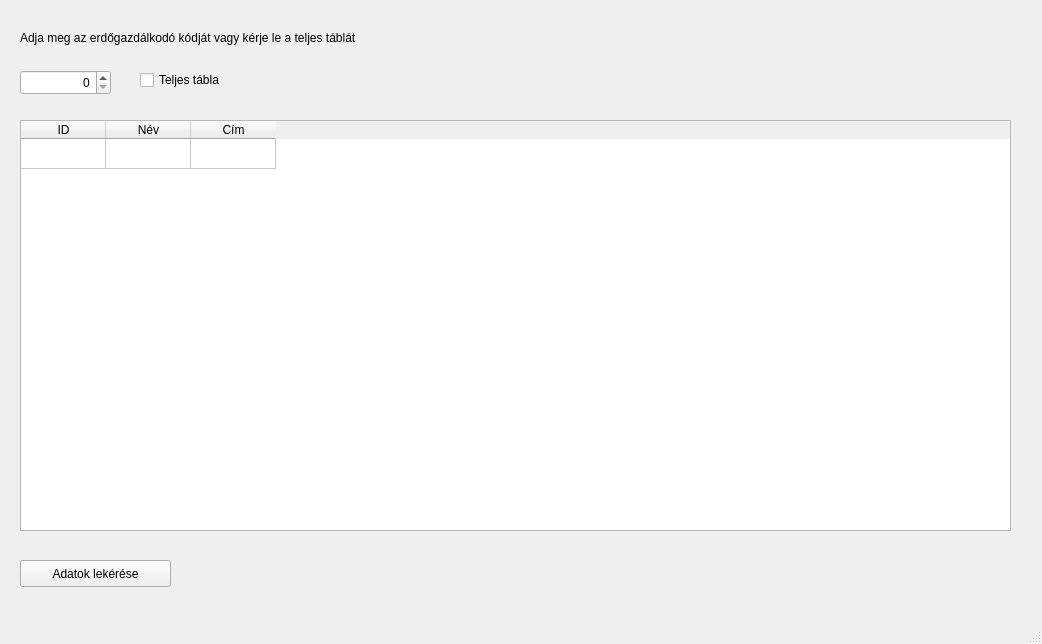
<?xml version="1.0" encoding="UTF-8"?>
<ui version="4.0">
 <class>MainWindow</class>
 <widget class="QMainWindow" name="MainWindow">
  <property name="geometry">
   <rect>
    <x>0</x>
    <y>0</y>
    <width>1042</width>
    <height>644</height>
   </rect>
  </property>
  <property name="windowTitle">
   <string>MainWindow</string>
  </property>
  <widget class="QWidget" name="centralwidget">
   <widget class="QPushButton" name="pushButton">
    <property name="geometry">
     <rect>
      <x>20</x>
      <y>560</y>
      <width>151</width>
      <height>27</height>
     </rect>
    </property>
    <property name="text">
     <string>Adatok lekérése</string>
    </property>
   </widget>
   <widget class="QSpinBox" name="spinBox">
    <property name="geometry">
     <rect>
      <x>20</x>
      <y>70</y>
      <width>91</width>
      <height>25</height>
     </rect>
    </property>
    <property name="layoutDirection">
     <enum>Qt::LeftToRight</enum>
    </property>
    <property name="alignment">
     <set>Qt::AlignRight|Qt::AlignTrailing|Qt::AlignVCenter</set>
    </property>
   </widget>
   <widget class="QLabel" name="label">
    <property name="geometry">
     <rect>
      <x>20</x>
      <y>30</y>
      <width>481</width>
      <height>16</height>
     </rect>
    </property>
    <property name="text">
     <string>Adja meg az erdőgazdálkodó kódját vagy kérje le a teljes táblát</string>
    </property>
   </widget>
   <widget class="QTableWidget" name="tableWidget">
    <property name="geometry">
     <rect>
      <x>20</x>
      <y>120</y>
      <width>991</width>
      <height>411</height>
     </rect>
    </property>
    <property name="rowCount">
     <number>1</number>
    </property>
    <property name="columnCount">
     <number>3</number>
    </property>
    <attribute name="horizontalHeaderCascadingSectionResizes">
     <bool>true</bool>
    </attribute>
    <attribute name="horizontalHeaderDefaultSectionSize">
     <number>85</number>
    </attribute>
    <attribute name="horizontalHeaderShowSortIndicator" stdset="0">
     <bool>true</bool>
    </attribute>
    <attribute name="horizontalHeaderStretchLastSection">
     <bool>false</bool>
    </attribute>
    <attribute name="verticalHeaderVisible">
     <bool>false</bool>
    </attribute>
    <row/>
    <column>
     <property name="text">
      <string>ID</string>
     </property>
     <property name="background">
      <color>
       <red>255</red>
       <green>255</green>
       <blue>255</blue>
      </color>
     </property>
    </column>
    <column>
     <property name="text">
      <string>Név</string>
     </property>
    </column>
    <column>
     <property name="text">
      <string>Cím</string>
     </property>
    </column>
    <item row="0" column="0">
     <property name="text">
      <string/>
     </property>
     <property name="flags">
      <set>ItemIsSelectable|ItemIsEditable|ItemIsDragEnabled|ItemIsUserCheckable|ItemIsEnabled</set>
     </property>
    </item>
   </widget>
   <widget class="QCheckBox" name="checkBox">
    <property name="geometry">
     <rect>
      <x>140</x>
      <y>70</y>
      <width>131</width>
      <height>20</height>
     </rect>
    </property>
    <property name="text">
     <string>Teljes tábla</string>
    </property>
   </widget>
  </widget>
  <widget class="QStatusBar" name="statusbar"/>
 </widget>
 <resources/>
 <connections/>
</ui>
